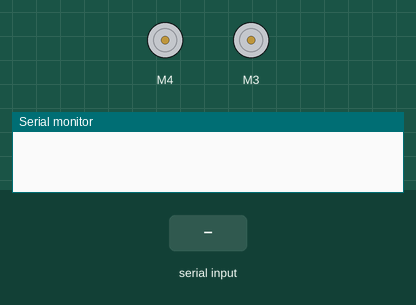
Recording of a sketch running on a simulated Arduino Uno, built with avr-gcc and run on an emulated ATmega328P. On the bench: 2 × DC motor (green arrow = forward, orange = backward, longer = faster), the last lines printed to the serial monitor. The test bench sets the inputs (shaded band).

Above: at 1.2 s.
1.3 s: "s90\n" received over the second serial link
At 2.2 s:
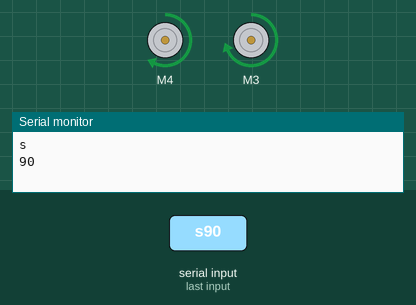
2.8 s: "s,45\n" received over the second serial link
At 3.3 s:
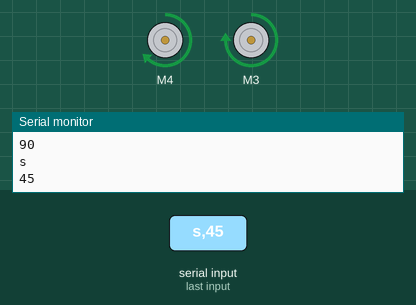
4.3 s: "s" received over the second serial link
At 6.4 s:
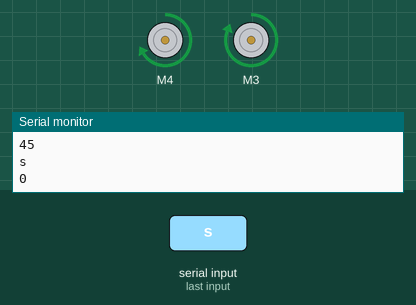
Timing chart, 0 to 7.9 s (numbered marks = the images above; inputs shaded):
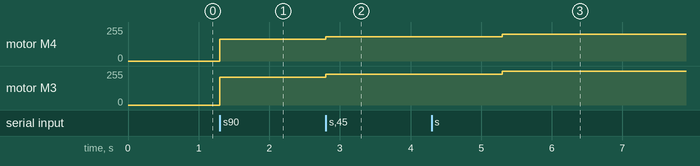

Measured:
- after the input at 1.3 s, motor M4: stopped → forward 164/255 at once; motor M3: stopped → forward 209/255 at once
- after the input at 2.8 s, motor M4: forward 164/255 → forward 182/255 at once; motor M3: forward 209/255 → forward 232/255 at once
- after the input at 4.3 s, motor M4: forward 182/255 → forward 200/255 after 1.0 s; motor M3: forward 232/255 → forward 255/255 after 1.0 s

The sketch:

robot_code3_sineadmb.ino
```cpp
#include <SoftwareSerial.h>;
SoftwareSerial BT (10,11);

#include <Wire.h>
#include <Adafruit_MotorShield.h>
#include "utility/Adafruit_MS_PWMServoDriver.h"


Adafruit_MotorShield AFMS = Adafruit_MotorShield();
Adafruit_DCMotor *LeftMotor = AFMS.getMotor(3);
Adafruit_DCMotor *RightMotor = AFMS.getMotor(4);

char state;
int val;
int val1;
int val2;


void setup() {
  Serial.begin(9600);
  BT.begin(9600);

  AFMS.begin();
  RightMotor->setSpeed(50);
  LeftMotor->setSpeed(50);

  RightMotor->run(FORWARD);
  RightMotor->run(RELEASE);
  LeftMotor->run(FORWARD);
  LeftMotor->run(RELEASE);

}

void loop() {
  if (BT.available())
  {
    state = BT.read();
   Serial.println(state);
    if (state == 's')
    {

      val = BT.parseInt();
      if (val < 500)
      {
        RightMotor->run(FORWARD);
        LeftMotor->run(FORWARD);
        val2 = map(val,500,0,0,255);
        val1 = map(val,500,0,0,200);
        RightMotor->setSpeed(val1);
        LeftMotor->setSpeed(val2);

        Serial.println(val);
      }

      else if (val >523)
      {
        RightMotor->run(BACKWARD);
        LeftMotor->run(BACKWARD);
        val1 = map(val,523,1023,0,255);
        RightMotor->setSpeed(val);
        LeftMotor->setSpeed(val);
      }
      else
      {
        RightMotor->run(RELEASE);
        LeftMotor->run(RELEASE);
      }

      }
    }
  }
```
